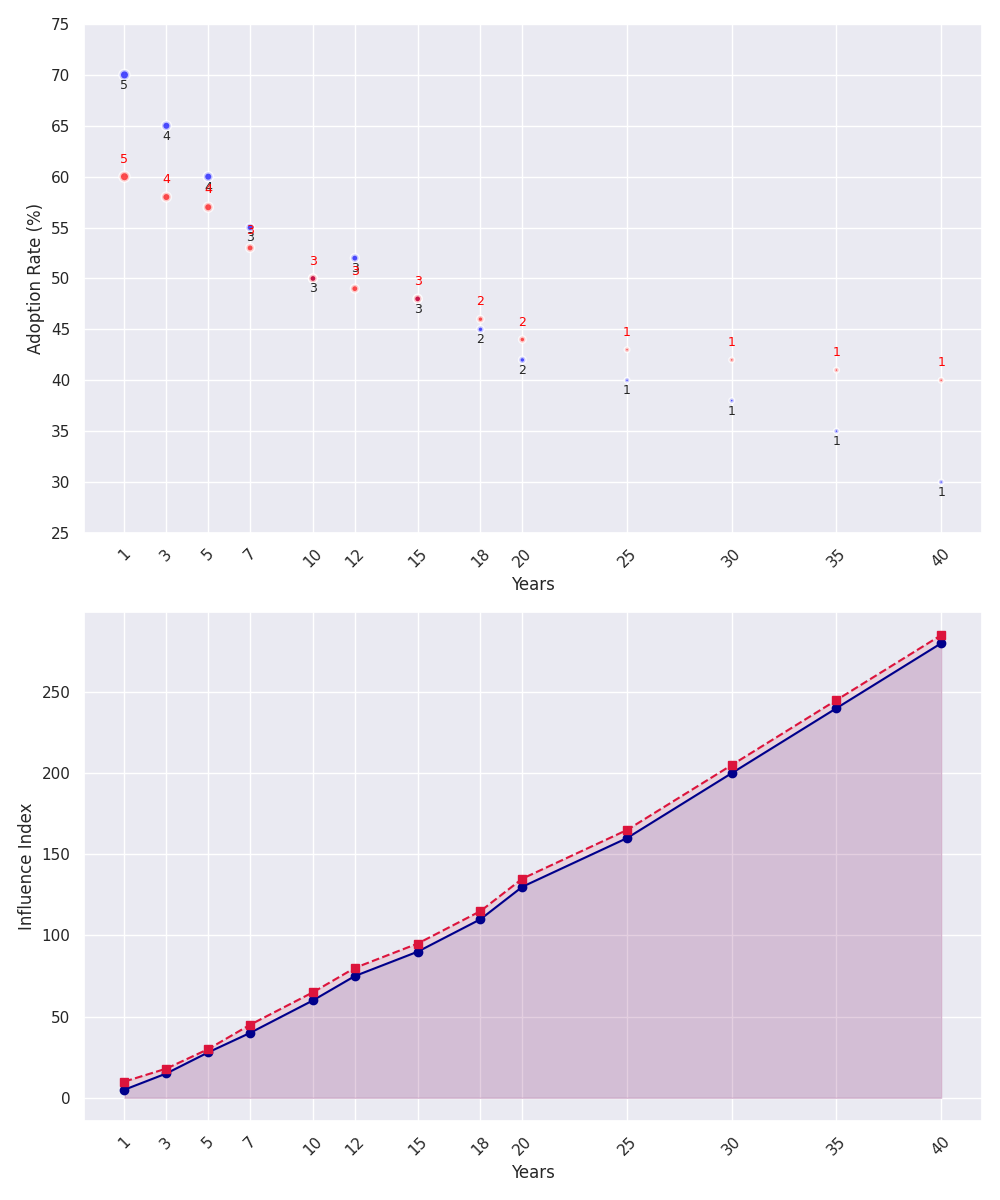

This figure's Python source:
import matplotlib.pyplot as plt
import numpy as np

years_experience = np.array([1, 3, 5, 7, 10, 12, 15, 18, 20, 25, 30, 35, 40])
ai_adoption_rate = np.array([70, 65, 60, 55, 50, 52, 48, 45, 42, 40, 38, 35, 30])
data_science_adoption_rate = np.array([60, 58, 57, 53, 50, 49, 48, 46, 44, 43, 42, 41, 40])
number_of_tools = np.array([5, 4, 4, 3, 3, 3, 3, 2, 2, 1, 1, 1, 1]) * 10

ai_influence_index = np.array([5, 15, 28, 40, 60, 75, 90, 110, 130, 160, 200, 240, 280])
data_science_influence_index = np.array([10, 18, 30, 45, 65, 80, 95, 115, 135, 165, 205, 245, 285])

fig, axs = plt.subplots(2, 1, figsize=(10, 12))

# Updated colors for the scatter plot
axs[0].scatter(years_experience, ai_adoption_rate, s=number_of_tools, c='blue', alpha=0.7, edgecolors='w', linewidth=2)
axs[0].scatter(years_experience, data_science_adoption_rate, s=number_of_tools, c='red', alpha=0.7, edgecolors='w', linewidth=2)
axs[0].set_xlabel("Years", fontsize=12)
axs[0].set_ylabel("Adoption Rate (%)", fontsize=12)
axs[0].set_xticks(years_experience)
axs[0].tick_params(axis='x', rotation=45)
axs[0].set_yticks(np.arange(25, 80, 5))

for i, (x, y) in enumerate(zip(years_experience, ai_adoption_rate)):
    axs[0].annotate(f'{number_of_tools[i]//10}', (x, y), textcoords="offset points", xytext=(0, -10), ha='center', fontsize=9)

for i, (x, y) in enumerate(zip(years_experience, data_science_adoption_rate)):
    axs[0].annotate(f'{number_of_tools[i]//10}', (x, y), textcoords="offset points", xytext=(0, 10), ha='center', fontsize=9, color='red')

# Updated colors for the line plot and filled area
axs[1].plot(years_experience, ai_influence_index, color='darkblue', marker='o', linestyle='-')
axs[1].plot(years_experience, data_science_influence_index, color='crimson', marker='s', linestyle='--')
axs[1].set_xlabel("Years", fontsize=12)
axs[1].set_ylabel("Influence Index", fontsize=12)
axs[1].set_xticks(years_experience)
axs[1].tick_params(axis='x', rotation=45)
axs[1].fill_between(years_experience, ai_influence_index, color='darkblue', alpha=0.1)
axs[1].fill_between(years_experience, data_science_influence_index, color='crimson', alpha=0.1)

plt.tight_layout()
plt.show()
